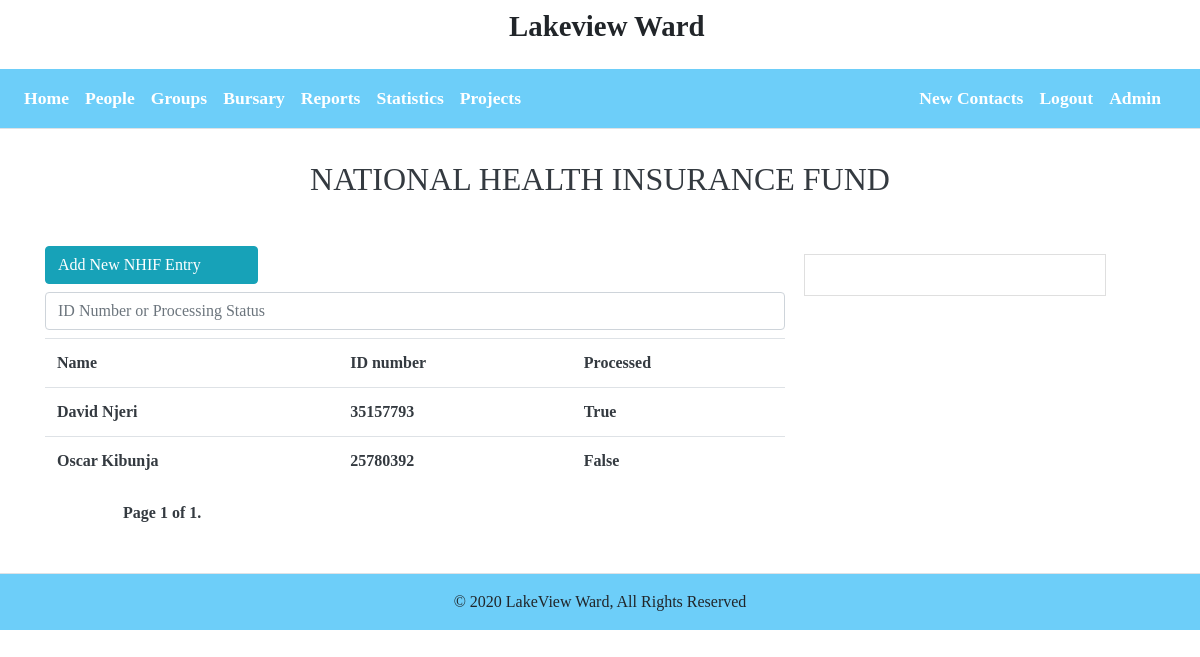
Screenshot of /nhif/ (signed in) with the database file from the repository.
### citizens/models.py (models this page shows, shortened)
class Nhif(models.Model):
    citizen = models.OneToOneField("Citizen", on_delete=models.CASCADE)
    ispending = models.BooleanField("Pending Status",default=False)
    class Meta:
        verbose_name = "NHIF"
        verbose_name_plural = "NHIF"

class Citizen(models.Model):
    id_number = models.PositiveIntegerField(primary_key=True,verbose_name="Identification Number", unique=True)
    person = models.OneToOneField("Person", on_delete=models.CASCADE)
    location = models.CharField(max_length=150)
    email = models.EmailField(max_length=255, blank=True)
    phone_number = models.CharField("Phone Number", max_length=12, blank=True, default='0704893840')
    voting_centre = models.CharField('Voting Centre', max_length=50, default='Unity Primary School')
    uploaded_to_google = models.BooleanField(default=False)
    class Meta:
        verbose_name= 'Citizen'
        verbose_name_plural = 'Citizens'

class Person(models.Model):
    GENDER = (
        ('M', 'Male'),
        ('F', 'Female')
    )
    person_id = models.UUIDField(primary_key=True, default=uuid.uuid4, editable=False)
    surname = models.CharField(max_length=50, default="")
    first_name = models.CharField(max_length=50)
    last_name = models.CharField(max_length=50)
    gender = models.CharField(choices=GENDER, max_length=10)
    dob = models.DateField("Date of Birth", auto_now=False, auto_now_add=False)
    class Meta:
        verbose_name = "Person"
        verbose_name_plural = "Persons"
    def get_person(self):
        return self.first_name+' '+self.last_name

### citizens/views.py (the view)
# urls.py: path('nhif/', NhifListView.as_view(),name = "nhif-list"),
class NhifListView(LoginRequiredMixin, ListView):
    model = Nhif
    template_name = 'nhiflist.html'
    context_object_name = 'nhifs'
    paginate_by = 25
    def get_queryset(self):
        query = self.request.GET.get('q')
        if query !=None and query != '':
            try:
                if (isinstance(int(query),int)):
                    return super().get_queryset().filter(citizen=query)
            except ValueError:
                return super().get_queryset().filter(ispending=query.title())
        return super().get_queryset()
    def get_context_data(self, **kwargs):
        context = super().get_context_data(**kwargs)
        return context

### citizens/templates/nhiflist.html (shortened to what this page needs)
{% extends 'base.html' %}
{% load crispy_forms_tags %}
{% load static %}
{% block content %}
<div class="container text-dark">
    <h2 class="text-center">NATIONAL HEALTH INSURANCE FUND</h2>
    <div class="row mx-0 my-5">
        <div class="col-md-8 col-sm-12 col-xs-12">
            <div class="row">
                {% if user.is_admin %}
                    <a href="{% url 'nhif-create' %}" class="btn btn-info ml-0">
                        Add New NHIF Entry<i class="fa fa-plus mx-3"></i>
                    </a>
                {% endif %}
                <form action="" method="get" class="w-100 my-2">
                    <input type="text" name="q" class="form-control" placeholder="ID Number or Processing Status">
                </form>
            </div>
            <div class="row">
                <table class="table table-stripped">
                    <tr>
                        <th>Name</th>
                        <th>ID number</th>
                        <th>Processed</th>
                    </tr>
                    {% for nhif in nhifs %}
                    <tr>
                        <td>{{ nhif.citizen.person.get_person }}</td>
                        <td>{{ nhif.citizen.id_number }}</td>
                        <td>{{ nhif.ispending }}</td>
                    </tr>
                    {% endfor %}
                </table>
            </div>
            <div class="container ml-5">
                {% include 'paginate.html' %}
            </div>
        </div>
        <div class="col-md-4">
            <div class="row mb-2 mx-1">
                <div class="card-deck w-100 mt-2">
                    <div class="card">
                        <div class="card-body">
                        </div>
                    </div>
                </div>
            </div>
        </div>
    </div>
</div>
{% endblock %}

### citizens/static/master.css (style rules this page uses)
html, body { margin:0%; padding:0%; font-style: normal; font-family:'Times New Roman', Times, serif; font-size: medium; font-weight: 900; }
.card { border-radius: 0px; }
.card, .card-body { width:100%; height: auto; }

### rows the page displays
Nhif: citizen.person.get_person "David Njeri", citizen.id_number "35157793", ispending "True"
Nhif: citizen.person.get_person "Oscar Kibunja", citizen.id_number "25780392", ispending "False"

### other values shown
{{ page_obj.number }} "1"
{{ paginator.num_pages }} "1"
